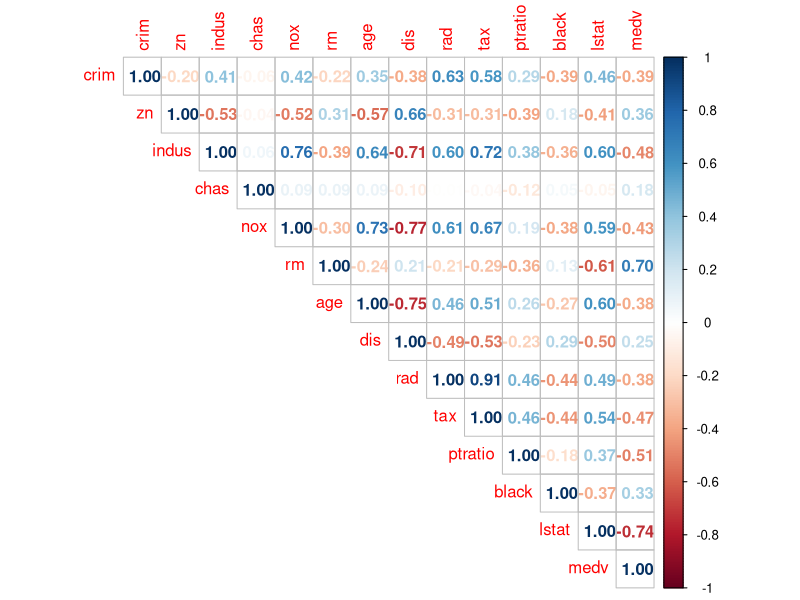
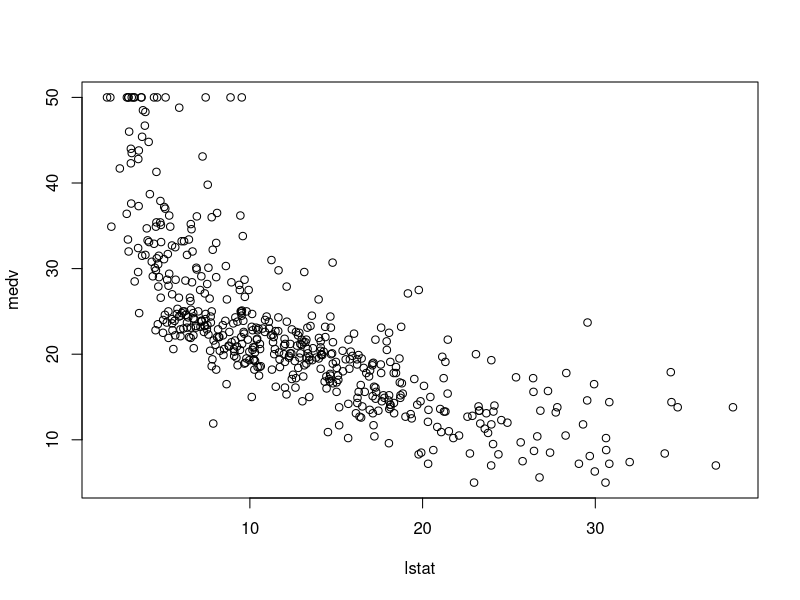
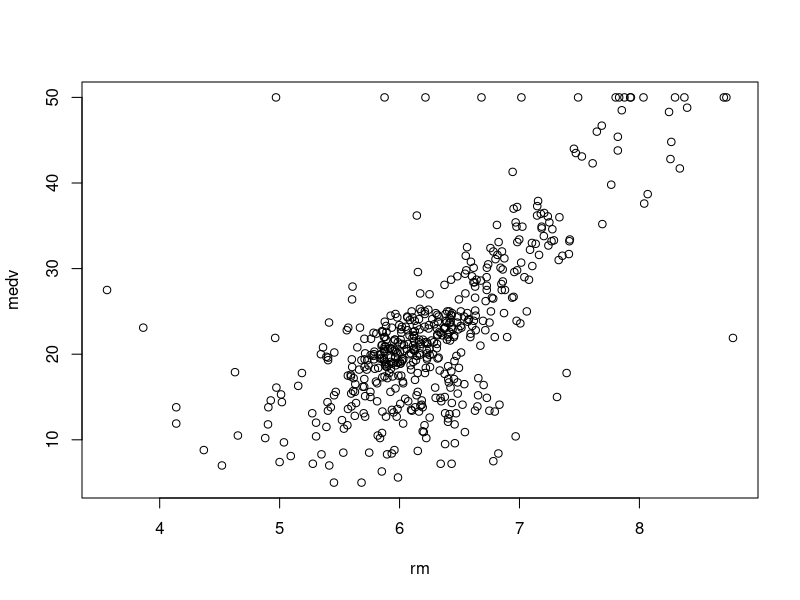
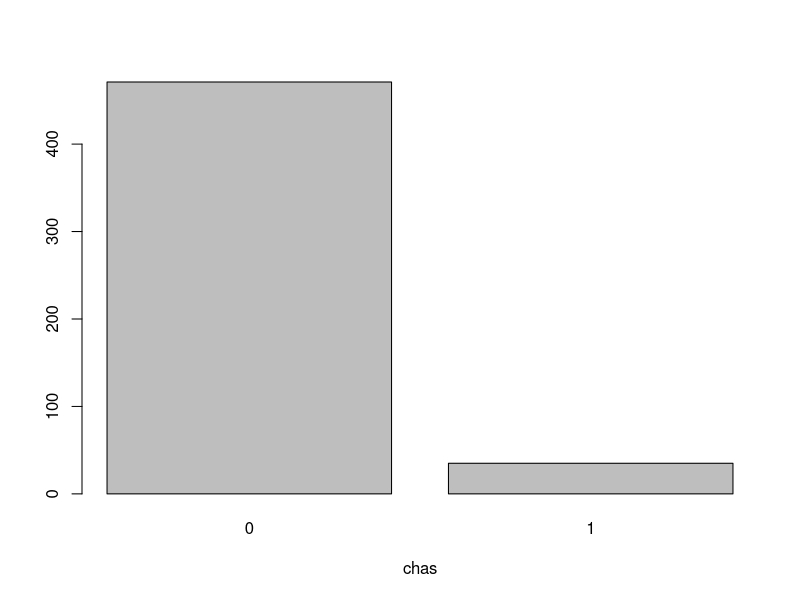
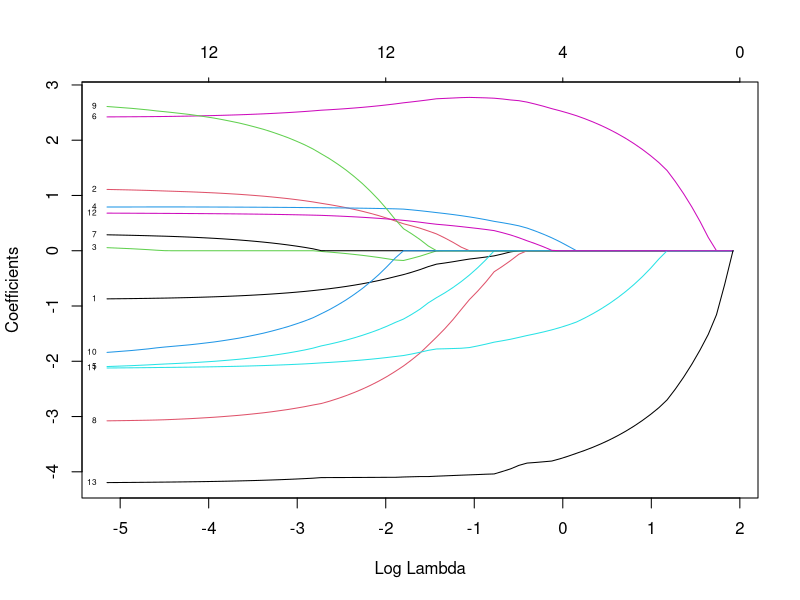
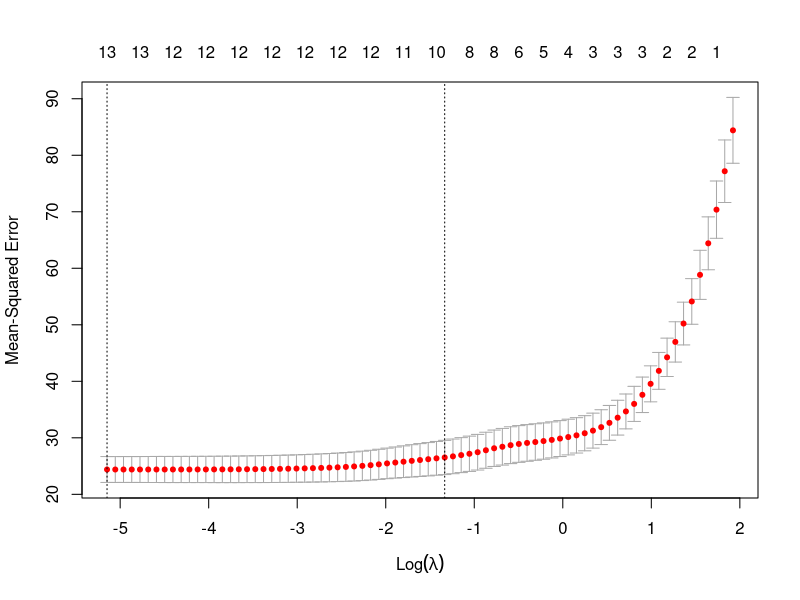

These charts were generated, in order, by the following R code:
library(MASS)
library(GGally)
library(corrplot)
library(glmnet)
library(dplyr)
library(leaps)

#Initial Data Exloration
data(Boston)
dim(Boston)
cormat=cor(Boston)
corrplot(cormat, type = "upper", method="number")
Boston$chas<-as.factor(Boston$chas)
#EDA
plot(medv~lstat, data=Boston)
plot(medv~rm, data=Boston)
counts <- table(Boston$chas)
barplot(counts, main="", xlab="chas")

#Test train split
set.seed(123)
index <- sample(nrow(Boston),nrow(Boston)*0.80) #80-20 split
Boston.train <- Boston[index,]
Boston.test <- Boston[-index,]

#Building Linear Regression Model
model0<- lm(medv~lstat, data = Boston.train)
model1<- lm(medv~., data=Boston.train)
model2<- lm(medv~. -indus -age, data=Boston.train)
AIC(model0)

## [1] 2626.408
BIC(model0)
## [1] 2638.412
AIC(model1)
## [1] 2434.433
BIC(model1)
## [1] 2494.454
AIC(model2)
## [1] 2431.336
BIC(model2)
## [1] 2483.354
anova(model2, model1)

summary(model2)

#Best Subset Selection
model.subset<- regsubsets(medv~.,data=Boston.train, nbest=1, nvmax = 13)
subset_fit=summary(model.subset)
subset_fit

#Stepwise selection
null.model<-lm(medv~1, data=Boston)
full.model<-lm(medv~., data=Boston.train)
result<-step(null.model, scope=list(lower=null.model, upper=full.model), k = 2, direction="forward")
result$anova
result<-step(full.model, scope=list(lower=null.model, upper=full.model), k = 2, direction="backward")
result$anova
result<-step(null.model, scope=list(lower=null.model, upper=full.model), k = 2, direction="both")
result$anova

#LASSO Regression
Boston$chas<-as.numeric(Boston$chas)
#Standardize covariates before fitting LASSO
Boston.X.std<- scale(select(Boston,-medv))
X.train<- as.matrix(Boston.X.std)[index,]
X.test<-  as.matrix(Boston.X.std)[-index,]
Y.train<- Boston[index, "medv"]
Y.test<- Boston[-index, "medv"]

lasso.fit<- glmnet(x=X.train, y=Y.train, family = "gaussian", alpha = 1)
plot(lasso.fit, xvar = "lambda", label=TRUE)

#Cross Validation in LASSO
cv.lasso<- cv.glmnet(x=X.train, y=Y.train, family = "gaussian", alpha = 1, nfolds = 10)
plot(cv.lasso)

cv.lasso$lambda.min
## [1] 0.00909601
cv.lasso$lambda.1se
## [1] 0.3424589
pred.lasso.train<- predict(lasso.fit, newx = X.train, s=cv.lasso$lambda.min)
pred.lasso.min<- predict(lasso.fit, newx = X.test, s=cv.lasso$lambda.min)
pred.lasso.1se<- predict(lasso.fit, newx = X.test, s=cv.lasso$lambda.1se)
#Lasso MSE
mean((Y.train-pred.lasso.train)^2)
## [1] 22.51041
#MSPE
mean((Y.test-pred.lasso.min)^2)
## [1] 20.27092
mean((Y.test-pred.lasso.1se)^2)
## [1] 21.25325
